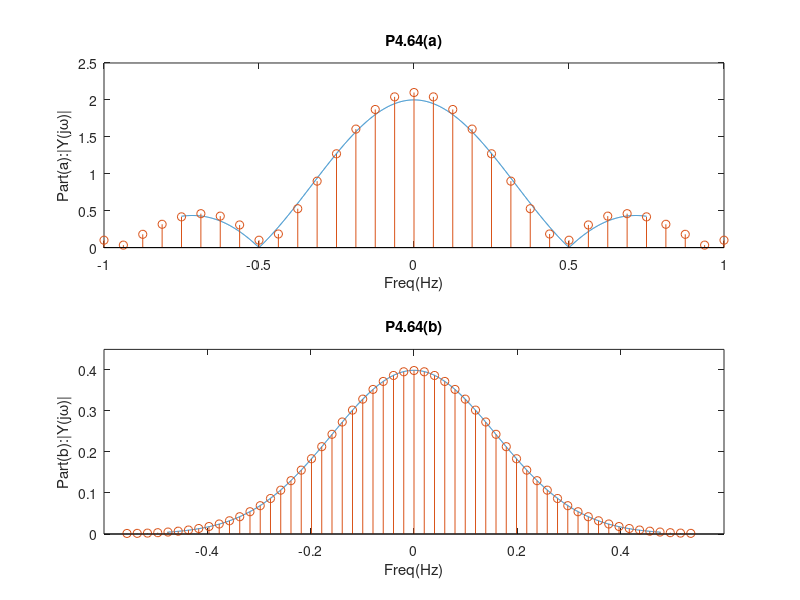
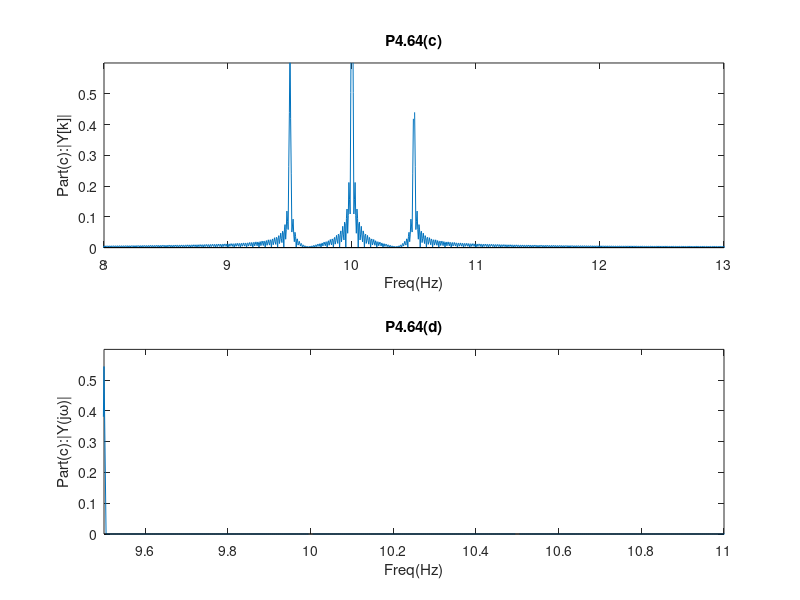

Here is the MATLAB script that generated these plots, in order:
%Problem 4.64:

clc
close all;
clear;

%Part a:
T=0.1; M=28; N=160;
wft=pi*[-1.5:.001:1.5]; 
Xft=2*sin(wft)./wft; %This is the signal
wdtfs=(2*pi/(N*T))*[-N/2:N/2-1];
x=ones(1,21); Xdtfs=fftshift(fft(x,N))*T;

figure(1), clf;
subplot(2,1,1);
plot(wft/(2*pi),abs(Xft)); %Shifting tp the centre first which is the FT
hold on;
stem(wdtfs/(2*pi),abs(Xdtfs)); %This is our DFT
title('P4.64(a)'), xlabel('Freq(Hz)'), ylabel('Part(a):|Y(j\omega)|');
axis([-1 1 0 2.5]);

%Part b:
T=0.9; M=4; N=56; n=[-(M-1):M-1];
wft=[-3:.001:3]; 
Xft=exp(-(wft).^2/2)/(sqrt(2*pi)); %This is the signal
wdtfs=(2*pi/(N*T))*[-N/2:N/2-1];
x=exp(-(n*T).^2/2)/(2*pi); Xdtfs=fftshift(fft(x,N))*T;

subplot(2,1,2);
plot(wft/(2*pi),abs(Xft)); %Shifting tp the centre first which is the FT
hold on;
stem(wdtfs/(2*pi),abs(Xdtfs)); %This is our DFT
title('P4.64(b)'), xlabel('Freq(Hz)'), ylabel('Part(b):|Y(j\omega)|');
axis([-0.6 0.6 0 0.45]);

print P4_64_1.eps

%Part c:
T=0.1; M=600; n=[0:M-1];
wft=pi*[-40:.01:40];
wdtfs=(2*pi/(M*T))*[-M/2:M/2-1];
wft1=wft+20*pi; wft2=wft-20*pi; wft3=wft+21*pi; wft4=wft-21*pi;
t1=exp(-j*wft1*T*(M-1)/2).*sin(M*wft1*T/2)./(2*sin(wft1*T/2));
t2=exp(-j*wft2*T*(M-1)/2).*sin(M*wft2*T/2)./(2*sin(wft2*T/2));
t3=exp(-j*wft3*T*(M-1)/2).*sin(M*wft3*T/2)./(2*sin(wft3*T/2));
t4=exp(-j*wft4*T*(M-1)/2).*sin(M*wft4*T/2)./(2*sin(wft4*T/2));
Xft=(t1+t2+t3+t4)/M;

x=cos(20*pi*n*T)+cos(21*pi*n*T); Xdfts=fftshift(fft(x,M))/M;

figure(2),clf;
subplot(2,1,1);
plot(wft/(2*pi),abs(Xft)); %Shifting tp the centre first which is the FT
hold on;
stem(wdtfs/(2*pi),abs(Xdfts)); %This is our DFT
title('P4.64(c)'), xlabel('Freq(Hz)'), ylabel('Part(c):|Y[k]|');
axis([8 13 0 0.6]);

%Part d:
T=0.1; M=2000; n=[0:M-1];
wft=pi*[-40:.01:40];
wdtfs=(2*pi/(M*T))*[-M/2:M/2-1];
wft1=wft+20*pi; wft2=wft-20*pi; wft3=wft+21*pi; wft4=wft-21*pi;
t1=exp(-j*wft1*T*(M-1)/2).*sin(M*wft1*T/2)./(2*sin(wft1*T/2));
t2=exp(-j*wft2*T*(M-1)/2).*sin(M*wft2*T/2)./(2*sin(wft2*T/2));
t3=exp(-j*wft3*T*(M-1)/2).*sin(M*wft3*T/2)./(2*sin(wft3*T/2));
t4=exp(-j*wft4*T*(M-1)/2).*sin(M*wft4*T/2)./(2*sin(wft4*T/2));
Xft=(t1+t2+t3+t4)/M;

x=cos(20*pi*n*T)+cos(21*pi*n*T); Xdfts=fftshift(fft(x,M))/M;

subplot(2,1,2);
plot(wft/(2*pi),abs(Xft)); %Shifting tp the centre first which is the FT
hold on;
stem(wdtfs/(2*pi),abs(Xdfts)); %This is our DFT
title('P4.64(d)'), xlabel('Freq(Hz)'), ylabel('Part(c):|Y(j\omega)|');
axis([9.5 11 0 0.6]);

print P4_64_2.eps